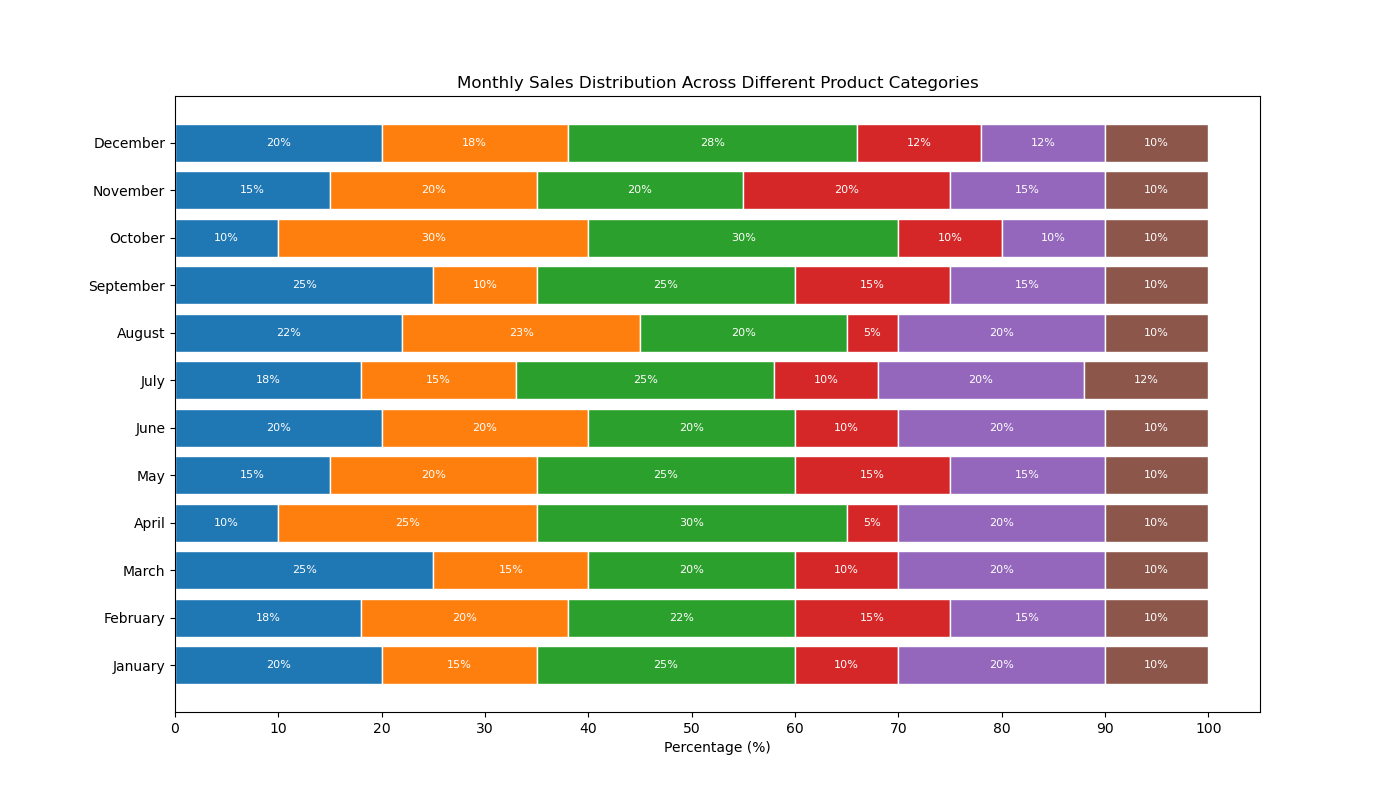

Reproduce this figure in Python.

import matplotlib.pyplot as plt

# Data
months = ['January', 'February', 'March', 'April', 'May', 'June', 
          'July', 'August', 'September', 'October', 'November', 'December']
electronics = [20, 18, 25, 10, 15, 20, 18, 22, 25, 10, 15, 20]
fashion = [15, 20, 15, 25, 20, 20, 15, 23, 10, 30, 20, 18]
home_living = [25, 22, 20, 30, 25, 20, 25, 20, 25, 30, 20, 28]
books = [10, 15, 10, 5, 15, 10, 10, 5, 15, 10, 20, 12]
sports_outdoors = [20, 15, 20, 20, 15, 20, 20, 20, 15, 10, 15, 12]
beauty_health = [10, 10, 10, 10, 10, 10, 12, 10, 10, 10, 10, 10]

bar_height = 0.8

fig, ax = plt.subplots(figsize=(14, 8))

# Bottom values for stacking
bar_fashion = list(electronics)
bar_home = [i + j for i, j in zip(bar_fashion, fashion)]
bar_books = [i + j for i, j in zip(bar_home, home_living)]
bar_sports = [i + j for i, j in zip(bar_books, books)]
bar_beauty = [i + j for i, j in zip(bar_sports, sports_outdoors)]

# Stacked bars
plt.barh(months, electronics, color='#1f77b4', edgecolor='white', height=bar_height)
plt.barh(months, fashion, left=bar_fashion, color='#ff7f0e', edgecolor='white', height=bar_height)
plt.barh(months, home_living, left=bar_home, color='#2ca02c', edgecolor='white', height=bar_height)
plt.barh(months, books, left=bar_books, color='#d62728', edgecolor='white', height=bar_height)
plt.barh(months, sports_outdoors, left=bar_sports, color='#9467bd', edgecolor='white', height=bar_height)
plt.barh(months, beauty_health, left=bar_beauty, color='#8c564b', edgecolor='white', height=bar_height)

# Labels
plt.xlabel('Percentage (%)')
plt.title('Monthly Sales Distribution Across Different Product Categories')
plt.yticks(months)
plt.xticks(range(0, 101, 10))

# Show percentages on the bars
for i in range(len(months)):
    plt.text(electronics[i] / 2, i, str(electronics[i]) + '%', ha = 'center', va= 'center', color='white', fontsize=8)
    plt.text(bar_fashion[i] + fashion[i] / 2, i, str(fashion[i]) + '%', ha = 'center', va= 'center', color='white', fontsize=8)
    plt.text(bar_home[i] + home_living[i] / 2, i, str(home_living[i]) + '%', ha = 'center', va= 'center', color='white', fontsize=8)
    plt.text(bar_books[i] + books[i] / 2, i, str(books[i]) + '%', ha = 'center', va= 'center', color='white', fontsize=8)
    plt.text(bar_sports[i] + sports_outdoors[i] / 2, i, str(sports_outdoors[i]) + '%', ha = 'center', va= 'center', color='white', fontsize=8)
    plt.text(bar_beauty[i] + beauty_health[i] / 2, i, str(beauty_health[i]) + '%', ha = 'center', va= 'center', color='white', fontsize=8)

# Show the plot
plt.show()
